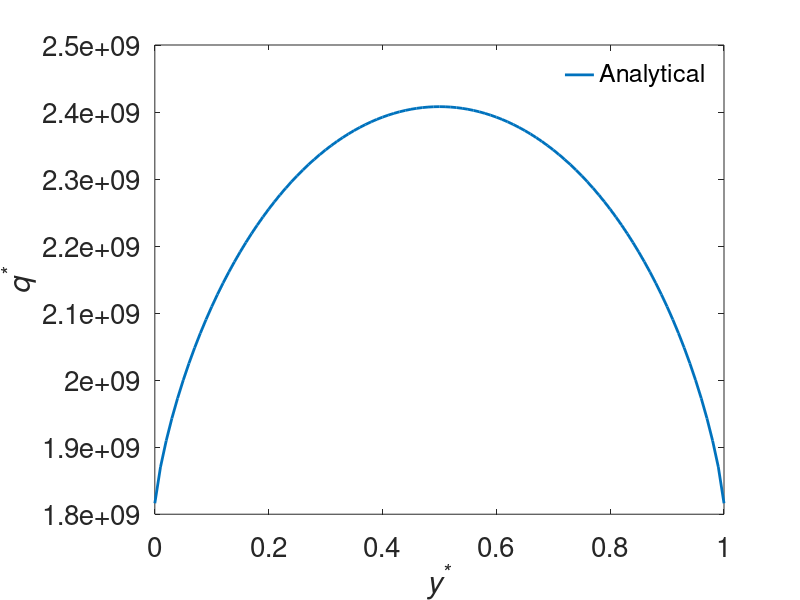

Reproduce this figure in MATLAB.
clc;clear all;close all
load Input-dispersion-relation-fp-15.dat
data=Input_dispersion_relation_fp_15(:,:);
% load Input_CVT.dat
% load Input-dispersion-relation-fp.dat
% data=Input_dispersion_relation_fp(:,:);
% data=Input_CVT(:,:);
L=1e-8;
v=data(:,1);
tau=data(:,2);
c=data(:,3);
gradient=1;

Y1=0:0.01:1;
qbulk=sum(1/3*c.*v.*v.*tau);
for j=1:101
    Y=Y1(j);
    q(j)=0;
    for i=1:15
        fun=@(x) c(i)*tau(i).*v(i)^2.*(1-x.^2).*(2-exp(-Y./x/(v(i)*tau(i)/L))-exp(-(1-Y)./x/(v(i)*tau(i)/L)))
        q(j)=q(j)+1/4*integral(fun,0,1); 
    end
end

plot(Y1,q/L,'LineWidth',2);
hold on

result=[Y1',q'/L];
%load heatfluxfiel.dat
%scatter(heatfluxfiel(:,2),heatfluxfiel(:,3))
%hold on
% load 1e-9/heatfluxfiel_16.dat
% scatter(heatfluxfiel_16(:,2),heatfluxfiel_16(:,3))
% hold on
% load 1e-9/heatfluxfiel_32.dat
% scatter(heatfluxfiel_32(:,2),heatfluxfiel_32(:,3))
% hold on
% load 1e-9/heatfluxfiel_64.dat
% scatter(heatfluxfiel_64(:,2),heatfluxfiel_64(:,3))
% hold on
% load 1e-9/heatfluxfiel_128.dat
% scatter(heatfluxfiel_128(:,2),heatfluxfiel_128(:,3))
% hold on
% load 1e-9/heatfluxfiel_256.dat
% scatter(heatfluxfiel_256(:,2),heatfluxfiel_256(:,3))
% hold on

% load test-case/16*16/heatfluxfiel.dat
% scatter(heatfluxfiel(:,2),heatfluxfiel(:,3))
% hold on
% load test-case/32*32/heatfluxfiel.dat
% scatter(heatfluxfiel(:,2),heatfluxfiel(:,3))
% hold on
% load test-case/64*64/heatfluxfiel.dat
% scatter(heatfluxfiel(:,2),heatfluxfiel(:,3))
% hold on
% load test-case/128*128/heatfluxfiel.dat
% scatter(heatfluxfiel(:,2),heatfluxfiel(:,3))
% hold on
% load test-case/256*256/heatfluxfiel.dat
% scatter(heatfluxfiel(:,2),heatfluxfiel(:,3))
% hold on
% load inplane_chuang_6
% 
% scatter(inplane_chuang_6(:,1),inplane_chuang_6(:,2));

xlabel('{\ity^*}','fontsize',22);
ylabel('{\itq^*}','fontsize',22);

legend('Analytical','present 16*16','present 32*32','present 64*64','present 128*128','present 256*256');
legend boxoff

set(gca,'FontSize',20);